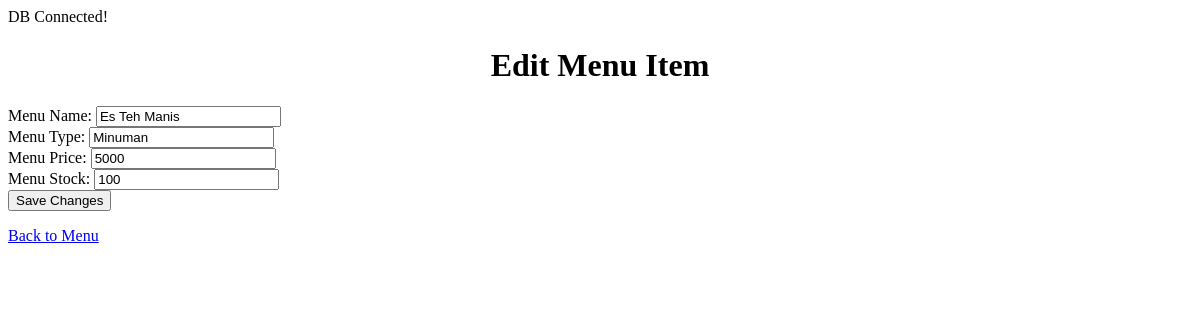
The app's page /sources/products/menu/edit.php?id=D00001 with its own data.
### tables this page shows
CREATE TABLE Menu (
        MenuId char(6)  NOT NULL,
        MenuName varchar(100)  NOT NULL,
        MenuType varchar(20)  NOT NULL,
        MenuPrice int  NOT NULL,
        MenuStock int  NOT NULL,
        CONSTRAINT Menu_pk PRIMARY KEY (MenuId)
    );

### sources/products/menu/edit.php (the view, shortened to what this page needs)
<?php
include '../../../service/db.php';
$id = $_GET['id'];
$sql = 'SELECT * FROM Menu WHERE MenuId = ?';
$statement = $pdo->prepare($sql);
$statement->execute([$id]);
$item = $statement->fetch();
?>
<!DOCTYPE html>
<html lang="en">
<head>
    <link rel="stylesheet" href="../../css/styles.css">
</head>
<body>
    <h1>Edit Menu Item</h1>
    <form method="post">
        <label for="MenuName">Menu Name:</label>
        <input type="text" name="MenuName" value="<?= htmlspecialchars($item['MenuName']) ?>" required><br>
        <label for="MenuType">Menu Type:</label>
        <input type="text" name="MenuType" value="<?= htmlspecialchars($item['MenuType']) ?>" required><br>
        <label for="MenuPrice">Menu Price:</label>
        <input type="text" name="MenuPrice" value="<?= htmlspecialchars($item['MenuPrice']) ?>" required><br>
        <label for="MenuStock">Menu Stock:</label>
        <input type="text" name="MenuStock" value="<?= htmlspecialchars($item['MenuStock']) ?>" required><br>
        <button type="submit">Save Changes</button>
    </form>
    <a href="index.php">Back to Menu</a>
</body>
</html>

### styles.css (style rules this page uses)
h1 { text-align: center; }

### records on screen
menu: MenuName "Es Teh Manis", MenuType "Minuman", MenuPrice "5000", MenuStock "100"
